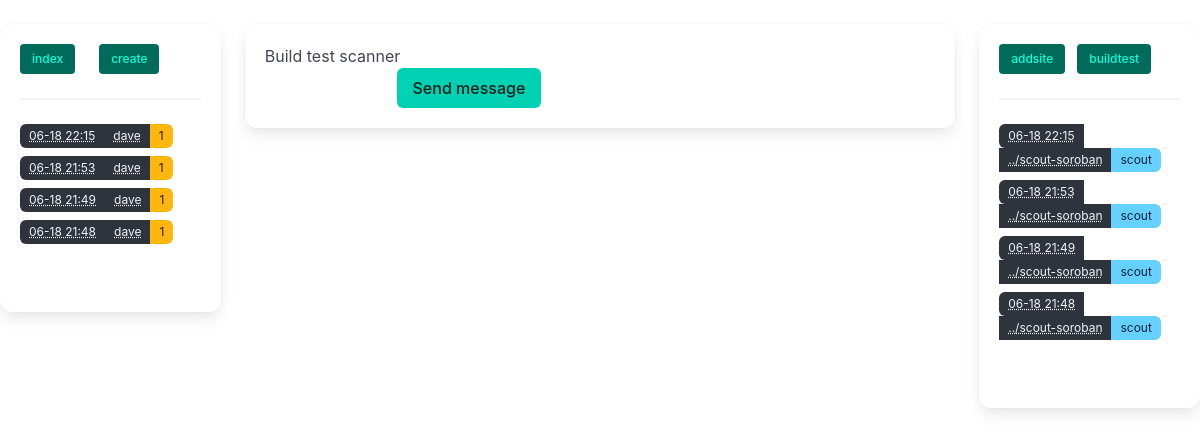
Screenshot of /build/test with the database file from the repository.
### model.py (models this page shows, shortened)
class BaseModel(Model):
    class Meta:
        database = db

class BatchExec(BaseModel):
    timestamp = DateTimeField(default=datetime.datetime.now)
    name = CharField(null=True)
    author = CharField(null=True)
    email = CharField(null=True)
    comments = TextField(null=True)

class ScannerExec(BaseModel):
    batch = ForeignKeyField(BatchExec, null=True,  backref='scans')
    timestamp = DateTimeField(default=datetime.datetime.now)
    repo = CharField(unique=False)
    commit = CharField(unique=False)
    rev_hash = CharField(unique=False, null=True)
    path = CharField(unique=False)
    scanner = CharField(unique=False, default="Scout")
    scanner_version = CharField(unique=False, null=True)
    errors = TextField(null=True)
    def as_dict(self):
        return {
            "id": self.id,
            'timestamp': self.timestamp,
            'repo':self.repo,
            'commit': self.commit,
            'path': self.path,
            'scanner': self.scanner,
            'errors': self.errors,}

### app.py (the view)
@app.route('/build/test', methods=['GET', 'POST'])
def buildtest():
    if request.method == 'POST':
        e = Execution.Create(['docker build -t drunner/testscan:latest .'])
        add_keys_for_site.send(e.id)
        return redirect(url_for('exec', eid=e.id), code=302)
    return render('build_test.html')

### helperfuncs.py (called while the page is built)
def short_date(d):
    return str(d).split('.')[0].split('-', 1)[1].rsplit(':', 1)[0]

def render(template, **kwargs):
    class Funcs: pass
    funcs = Funcs()
    new = {'scans': get_scans(),
           'batchs': get_batchs(),
           'None': None,
           'short_repo':lambda x: '../'+x.rsplit('/', 1)[1].replace('.git', ''),
           }
    for k, v in new.items():
        setattr(funcs, k, v)
    for f in [list, len, url_for, repr, type, json, enumwid, short_date, mkrand, lines]:
        new[f.__name__] = f
        setattr(funcs, f.__name__, f)
    new['funcs'] = funcs
    new.update(kwargs)
    return render_template(template, **new)

### model.py (called while the page is built)
def get_scans():
    return [x.as_dict() for x in ScannerExec.select()
                .where(ScannerExec.batch != None)
                .order_by(ScannerExec.timestamp.desc())]

def get_batchs():
    return [x for x in
            BatchExec.select().order_by(BatchExec.timestamp.desc())]

### templates/build_test.html (shortened to what this page needs)
{% extends "base.html" %}
{% block content %}
    <h1>Build test scanner</h1>
    <form method="post">
<div class="field is-horizontal">
  <div class="field-label">
  </div>
  <div class="field-body">
    <div class="field">
      <div class="control">
        <button class="button is-primary">
          Send message
        </button>
      </div>
    </div>
  </div>
</div>
    </form>
{% endblock %}

### templates/leftcol.html
<div class="buttons">
    {% for link_button in ['index', 'create'] %}
    <a class="button is-small is-responsive is-primary is-dark" href="{{ url_for(link_button) }}">
        {{link_button}}
    </a>
    <br/>
    {% endfor %}
</div>
<hr/>
<div class="tags">
    {% for batch in batchs %}
    <div class="control">
        <a class="tags has-addons is-hoverable" href="{{ url_for('batch', id=batch.id) }}">
        <span class="tag is-dark"><abbr
                title="{{ batch.timestamp }}">{{ short_date(batch.timestamp) }}</abbr> </span>
        <span class="tag is-dark"><abbr title="{{ batch.name }}">{{ batch.name }}</abbr></span>
        <span class="tag is-warning is-dark">{{ len(batch.scans) }}</span>
        </a>
    </div>
    {% endfor %}
</div>
<br/>

### templates/rightcol.html
<div class="buttons">
    {% for link_button in ['addsite', 'buildtest'] %}
    <a class="button is-small is-responsive is-primary is-dark" href="{{ url_for(link_button) }}">
        {{link_button}}
    </a>
    {% endfor %}
</div>
<hr/>
<div class="tags">
    {% for scan in scans %}
    <div class="control">
        <a class="tags has-addons is-hoverable" href="{{ url_for('scan_exec', id=scan['id']) }}">
        <span class="tag is-dark"><abbr
                title="{{ scan['timestamp'] }}">{{ short_date(scan['timestamp']) }}</abbr> </span>
        <span class="tag is-dark"><abbr title="{{ scan['repo']}}">{{ short_repo(scan['repo']) }}</abbr></span>
        <span class="tag is-info">{{ scan['scanner'] }}</span>
        </a>
    </div>
    {% endfor %}
</div>
<br/>

### rows the page displays
BatchExec: timestamp "06-18 22:15", name "dave", scans "1"
BatchExec: timestamp "06-18 21:53", name "dave", scans "1"
BatchExec: timestamp "06-18 21:49", name "dave", scans "1"
BatchExec: timestamp "06-18 21:48", name "dave", id "1"
ScannerExec: timestamp "06-18 22:15", repo "../scout-soroban", scanner "scout"
ScannerExec: timestamp "06-18 21:53", repo "../scout-soroban", scanner "scout"
ScannerExec: timestamp "06-18 21:49", repo "../scout-soroban", scanner "scout"
ScannerExec: timestamp "06-18 21:48", repo "../scout-soroban", scanner "scout"

### other values shown
{{ link_button }} "index" "create"
{{ link_button }} "addsite" "buildtest"
